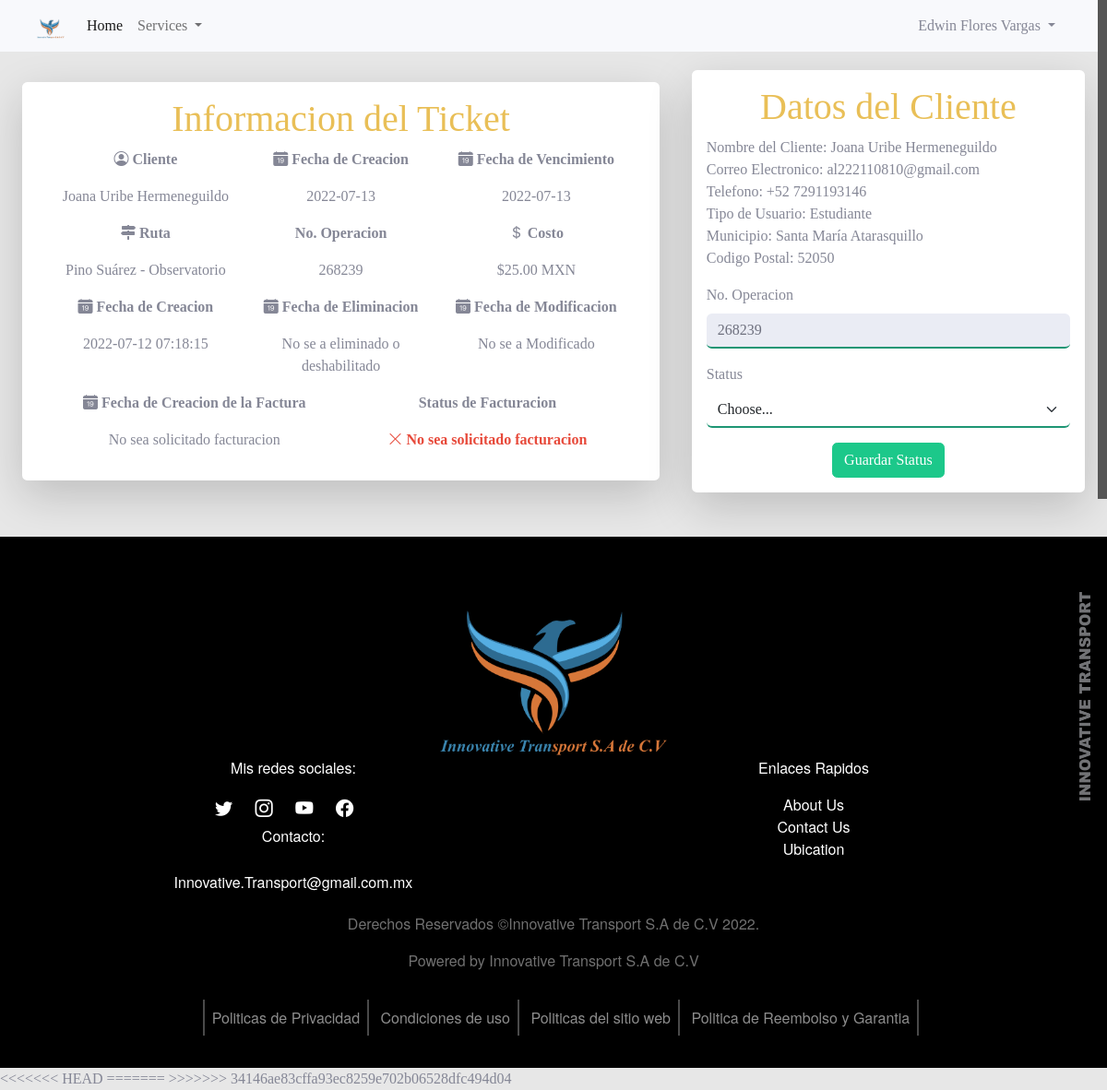
The app's page /admin/operaciones/consulta_factura.php?operacion=268239 (signed in), older data.
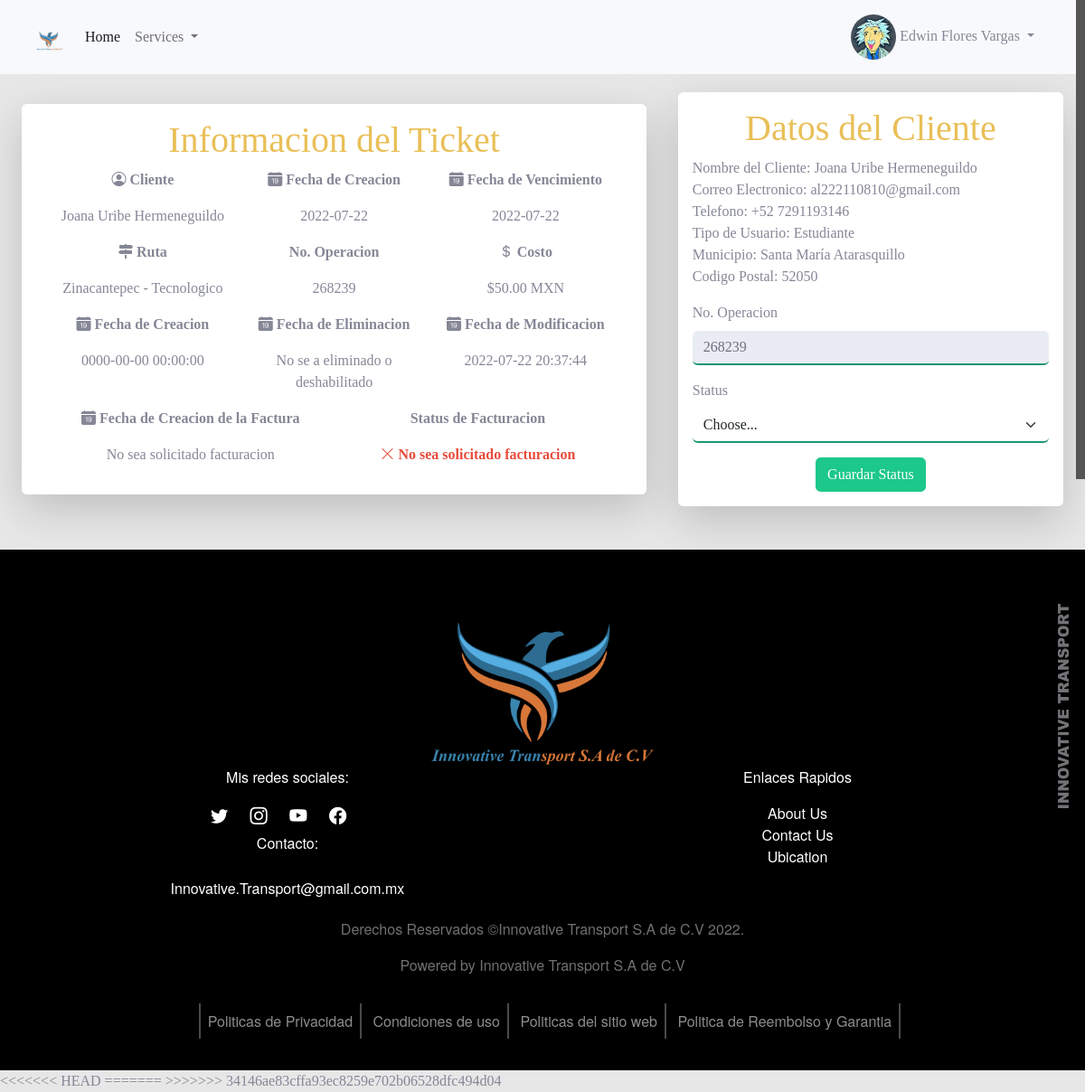
The same page, newer data.
### tables this page shows
CREATE TABLE `tickets` (
  `idTicket` int(11) NOT NULL,
  `idCliente` int(11) DEFAULT NULL,
  `matricula` int(11) DEFAULT NULL,
  `fechaC` date DEFAULT NULL,
  `fechaV` date DEFAULT NULL,
  `costo` double(10,2) DEFAULT NULL,
  `N_Operacion` int(11) DEFAULT NULL,
  `idRuta` int(11) DEFAULT NULL,
  `idHorario` int(11) DEFAULT NULL,
  `dateModificacion` datetime DEFAULT NULL,
  `dateEliminacion` datetime DEFAULT NULL,
  `dateCreacion` datetime DEFAULT NULL
);

CREATE TABLE `rutas` (
  `idRuta` int(11) NOT NULL,
  `nombre` varchar(100) DEFAULT NULL,
  `idTerminales` varchar(255) NOT NULL,
  `costo` decimal(10,2) NOT NULL
);

### admin/operaciones/consulta_factura.php (the view, shortened to what the changed rows need)
<?php
$pagina_admin = 0;
$pagina_modificacion = 1;
require_once './../../includes/header.php';
require '../../config/ConexionDB.php';
if ($_REQUEST['operacion']) {
    $querytickets = 'SELECT * FROM tickets WHERE N_Operacion =' . $_REQUEST['operacion'];
    $tickets = mysqli_query($conexion, $querytickets);
    $row_tickets = mysqli_fetch_assoc($tickets);
    $queryrutas = 'SELECT * FROM rutas WHERE idRuta =' . $row_tickets['idRuta'];
    $rutas = mysqli_query($conexion, $queryrutas);
}
?>
<div class="container">
    <div class="row">
        <section class="consulta-factura">
            <div class="contenido-ticket shadow-lg p-3 mb-5 bg-body rounded">
                <h1>Informacion del Ticket</h1>
                <div class="container">
                    <div class="row">
                        <div class="col order-last">
                            <p style="font-weight: bold;"><i class="bi bi-calendar-date-fill"></i> Fecha de Vencimiento</p>
                            <p><?php echo $row_tickets['fechaV'] ?></p>
                        </div>
                        <div class="col">
                            <p style="font-weight: bold;"><i class="bi bi-calendar-date-fill"></i> Fecha de Creacion</p>
                            <p><?php echo $row_tickets['fechaC'] ?></p>
                        </div>
                    </div>
                </div>
                <div class="container">
                    <div class="row">
                        <div class="col order-last">
                            <p style="font-weight: bold;"><i class="bi bi-currency-dollar"></i> Costo</p>
                            <p>$<?php echo $row_tickets['costo'] ?> MXN</p>
                        </div>
                        <div class="col">
                            <p style="font-weight: bold;">No. Operacion</p>
                            <p><?php echo $row_tickets['N_Operacion'] ?></p>
                        </div>
                        <div class="col order-first">
                            <p style="font-weight: bold;"><i class="fa fa-map-signs" aria-hidden="true"></i> Ruta</p>
                            <?php while ($row_rutas = mysqli_fetch_assoc($rutas)) { ?>
                                <p><?php echo $row_rutas['nombre'] ?></p>
                            <?php }
                            mysqli_free_result($rutas); ?>
                        </div>
                    </div>
                </div>
                <div class="container">
                    <div class="row">
                        <div class="col order-last">
                            <p style="font-weight: bold;"><i class="bi bi-calendar-date-fill"></i> Fecha de Modificacion</p>
                            <?php if ($row_tickets['dateModificacion'] == '') { ?>
                                <p>No se a Modificado</p>
                            <?php } else { ?>
                                <p><?php echo $row_tickets['dateModificacion'] ?></p>
                            <?php } ?>
                        </div>
                        <div class="col order-first">
                            <p style="font-weight: bold;"><i class="bi bi-calendar-date-fill"></i> Fecha de Creacion</p>
                            <?php if ($row_tickets['dateCreacion'] == '') { ?>
                                <p>No hay registro de creacion</p>
                            <?php } else { ?>
                                <p><?php echo $row_tickets['dateCreacion'] ?></p>
                            <?php } ?>
                        </div>
                    </div>
                </div>
            </div>
            <div class="datos-cliente shadow-lg p-3 mb-5 bg-body rounded">
                <h1>Datos del Cliente</h1>
                <form class="row g-3 needs-validation" id="facturacion" novalidate>
                <div class="col-md-12">
                <label for="exampleInputPassword1" class="form-label">No. Operacion</label>
                    <input name="operacion" type="text" class="form-control" id="exampleInputPassword1" value="<?php echo $row_tickets['N_Operacion'] ?>" readonly>
                    </div>
                </form>
            </div>
        </section>
    </div>
</div>
<?php include_once './../../includes/footer.php';

### includes/header.php (shortened to what the changed rows need)
<!DOCTYPE html>
<html lang="es-MX">
<head>
    <link href="https://cdn.jsdelivr.net/npm/bootstrap@5.2.0-beta1/dist/css/bootstrap.min.css" rel="stylesheet" />
    <link rel="stylesheet" href="https://cdn.jsdelivr.net/npm/bootstrap-icons@1.8.3/font/bootstrap-icons.css" />
    <link href="<?= base_url ?>assets/css/animate.css" rel="stylesheet" />
    <link href="<?= base_url ?>assets/css/style.css" rel="stylesheet" />
    <?php if ($pagina_admin == 2 || $pagina_modificacion == 1) { ?>
        <link rel="stylesheet" href="<?= base_url_admin ?>/assets/css/style.css">
    <?php } ?>
    <link rel="stylesheet" href="<?= base_url_admin ?>/assets/css/sb-admin-2.css">
    <link href="<?= base_url ?>vendor/fontawesome-free/css/all.min.css" rel="stylesheet" type="text/css">
</head>
<body onload="startTime()">
        <nav class="navbar navbar-expand-lg bg-light" id="about">
            <div class="container-fluid">
                <div class="collapse navbar-collapse" id="navbarSupportedContent">
                    <?php if (isset($_SESSION['login']) == 1) { ?>
                        <li class="nav-item dropdown" style="list-style: none;">
                            <a class="nav-link dropdown-toggle" href="#" id="navbarDropdown" role="button" data-bs-toggle="dropdown" aria-expanded="false">
                                <img class="rounded-circle" width="50px" height="auto" src="<?=base_url?>uploads/<?php echo $_SESSION['img'] ?>" alt="">
                                <?php echo $_SESSION['nombre'] . ' ' . $_SESSION['apellidos']; ?>
                            </a>
                    </li>
                <?php } ?>
                </div>
            </div>
        </nav>

Row changes from the older to the newer data that the page shows:
no longer on this page (row edited): rutas: nombre "Pino Suárez - Observatorio"
changed tickets: fechaV "2022-07-13" → "2022-07-22"; fechaC "2022-07-13" → "2022-07-22"; costo "25.00" → "50.00"; dateModificacion (not shown) → "2022-07-22 20:37:44"; dateCreacion "2022-07-12 07:18:15" → "0000-00-00 00:00:00"
now on this page (row edited): rutas: nombre "Zinacantepec - Tecnologico"
Text that changed along with them:
text no longer shown: "No se a Modificado"
